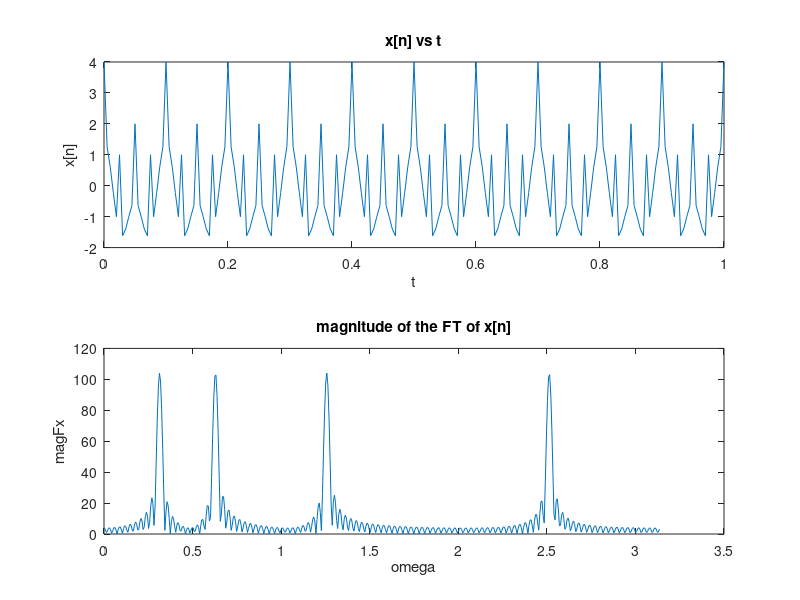

The MATLAB script that drew this image: (Note: this script raises an error after producing the figure.)
% Assignment 3
% Luiz Medeiros;

%% 1 Exercises with known Functions;
clear,close all,clc;
fs=200; % our sampling frequency Fs=200Hz;
f0=10; % our fundamental frequency from the function x is 10Hz;
t=0:1/fs:1; % the respective time, calculated with a period 1/fs;
w=2*pi*f0;
x=cos(w*t)+cos(2*w*t)+cos(4*w*t)+cos(8*w*t);
nfft=1024;
f=(0:nfft/2-1)*fs/nfft;
om=2*pi*f/fs;
fx=fft(x,nfft);
magFx=abs(fx(1:nfft/2));
subplot(2,1,1),plot(t,x),title('x[n] vs t'),xlabel('t'),ylabel('x[n]'),
subplot(2,1,2),plot(om,magFx),title('magnitude of the FT of x[n]'),ylabel('magFx'),
xlabel('omega');
zoom xon;

% b
N=3;
[C,L]=wavedec(x,N,'db4');
% LL=fft(C(1:201),nfft);
% magLL=abs(LL(1:nfft/2));
% figure,
% plot(om,magLL);
% length(LL)
beginPoint=1;
endPoint=1;
begin=1;
figure;
FY=[];
sr=fs;
for k=1:N+1
    endPoint=beginPoint+L(k)-1;
    wc(k)={C(beginPoint:endPoint)};
    d=cell2mat(wc(k));
    fd=fft(d,nfft);
    afd=abs(fd(1:nfft/2+1));
    FY=[FY afd]; % This is an improvised way of saving The result into a variable
    % to later graph the overall reconstruction result of the signal. 
    % time(k)={[0:
    beginPoint=endPoint+1;
    if k<2
        p=N
    else
        p=p-1;
    end
    t=(0:L(k)-1)/sr/2^p;
    f=(0:nfft/2)/nfft*sr/2^p;
    subplot(N+1,2,2*k-1),plot(t,d)
    subplot(N+1,2,2*k),plot(f,afd)
end
nfft2=length(FY);
f2=(0:nfft2-1)*fs/nfft2;
%om2=pi*f/fs;
om2=linspace(0,pi,length(FY))

%length(f)
figure,
plot(om2,FY);
fy=fft(FY);
length(fy)
t2=linspace(0,1,length(fy));
figure,plot(t2,fy);
a=find(FY(1,:)>32);
b=zeros(1,length(FY));

for k=1:length(a)
    b(1,a(1,k))=FY(1,a(1,k));
    
end
figure,
plot(om2,b);
figure,plot(om2,b);

%% c
t=0:1/fs:1; % the respective time, calculated with a period 1/fs;
xRec=waverec(C,L,'db4');
figure,plot(t,xRec);
% By comparing the current plot with the one in figure 1 we are able to 
% see that the signals match and the algorithm does a very good job in 
% reconstructing the signal. 

%% problem 2
clear,close all,clc;
nfft=256;
fs=200;
[LO_D,HI_D,LO_R,HI_R]=wfilters('db4');
L=length(LO_D);
h=[LO_D',HI_D',LO_R',HI_R'];
H=fft(h,nfft);
absH=abs(H(1:nfft/2+1,:));

f=[0:nfft/2]/nfft*fs;

figure,
subplot(2,1,1),hold,
subplot(2,1,2),hold,
col='brgm';
for k=1:4
    subplot(2,1,1), plot(h(:,k), col(k)),title('DB Name= Db4'),xlabel('samples'),ylabel('filter values')
    subplot(2,1,2), plot(f,absH(:,k),col(k)),xlabel('f Hz'),ylabel('absH')
end
subplot(2,1,1), legend('LO_D', 'HI_D', 'LO_R', 'HI_R'),
subplot(2,1,2), legend('LO_D', 'HI_D', 'LO_R', 'HI_R');
%subplot(2,1,2),plot(f,absH(:,:));
% figure,
% subplot(2,1,1), plot(h(:,2), col(2)),title('DB Name= Db4'),xlabel('samples'),ylabel('filter values')
% subplot(2,1,2), plot(f,absH(:,2),col(2)),xlabel('f Hz'),ylabel('absH')

%% exercise 3
% e

clear; clc; close all;
%load scfn and wlt for db8.
load scfnL3db8    %scfnL3db3 % here we are loading the stored variables;
load wltL3db8    %wltL3db3     
M=length(wlt);  % here we are extracting the length of the signal or number of samples
%let the wavelet and scfn be of 50 ms duration
sr=M/50*10^3;   % Fs= sampling frequency= 1/T, where T=sampling period=50ms. sr=Fs;
%generate a toy signal from linear combinations of the scn
n=20;
cf=randn(1,n); % Here we are creating a random number array of 20. 
t=[0:1/sr:4]'; % by utilizing the given sampling rate sr, we split  a total time 
% of 4 seconds into our sampling period, 1/sr;
lx=length(t);
tr=[1:n]*M;
x=zeros(lx,1); % create an x array of zeros as big as our respective sample # 
for k=1:n
    x(tr(k):tr(k)+M-1)=x(tr(k):tr(k)+M-1)+cf(k)*scfn;   % Creating a signal based on randomizing the 
    % wavelets functions achieved from the previous exercise. 
end

figure
plot(t,x),title('Random Wavelet based signal'),xlabel('t,time'),ylabel('x');
dbname='db8';  % Daubechis 8 
nfft=1024; % Defining an nfft to perform the fft . 
fx=fft(x,nfft);% performing the fft 
afx=abs(fx(1:nfft/2+1));  % achieving absolute value of the fft ; 
f=(0:nfft/2)/nfft*sr; % defining the discrete frequency domain based on the nfft point DFT. 
fgn=1 % figure iteration number. 
figure(fgn)
subplot(211),plot(t,x), title ('random sig x vs t '),
subplot(212),plot(f,afx),title('abs value of the fft of x'),xlabel('f'),ylabel('abs(X)');
N=3; % filter level to decimate waves. 
[C,L]=wavedec(x,N,dbname); % Decimation of waves. returning values and coefficients to variables C and L
begin=1;
fgn=fgn+1; % incrementing the figure counter
figure(fgn)
str='';

for k=1:N+1
fin=begin+L(k)-1;
wc(k)={C(begin:fin)}; % Allocating the respective decimated signal to separate cells 
d=cell2mat(wc(k)); %placing the cells in one variable. 
fd=fft(d,nfft); % taking the fft of the cell with the decimated signals. 
afd=abs(fd(1:nfft/2+1)); % Now the absolute value of the function. 
begin=fin+1;
if k<2
    p=N % in the case we are going through our first iteration , we set p to level 3
else
    p=p-1;
end
t=(0:L(k)-1)/(sr/2^p); % creating the appropriate time domain. 
f=(0:nfft/2)/nfft*sr/2^p; %frequency representation. 
figure(fgn)

str=num2str(k);
subplot(N+1,2,2*k-1),plot(t,d),title(['decimated signal x ',str]) % ploting the raw value of the decimated portion of the function 
subplot(N+1,2,2*k),plot(f,afd),title(['decimated abs of the fft of x ',str]) % plotting the abs value of the same.  
end 
wx=ndwt(x,N,dbname,'mode','per'); % a struct with all of the pertaining information
% of a non dcimated transform.This includes: 
% level , N, signal , x, decimation algorithm name, dbname, mode, and
t=0:1/sr:4;
f=(0:nfft/2)/nfft*sr;
%a=indwt(wx,'a',0);
d4=indwt(wx,'d',4); % inverse the decimation by level 
d3=indwt(wx,'d',3);
d2=indwt(wx,'d',2);
d1=indwt(wx,'d',1);
 unc=[d1 d2 d3 d4];
 xx=sum(unc,2); % summing the inverse of the decimated signal. 
 recer=x-xx; % checking the difference between original signal and attained inversely decimate signal.
 figure
 plot(xx), title('inversely decimated x')
 hold
 pause
 plot(x,'r'), title('original x signal'),
 plot(recer,'g','LineWidth',2),title('difference between the two different xs');
 func=fft(unc,nfft); % going through the fft algorithm of the inverse operation. 
 afunc=abs(func(1:nfft/2+1,:));
 figure
 for k=1:N+1
     subplot(N+1,2,2*k-1), plot(t,unc(:,k))
     subplot(N+1,2,2*k),plot(f,afunc(:,k))
 end 
 %comparisons
 d=cell2mat(wc(1));
 figure
 subplot(211),stem(d(1:600))
 subplot(212), stem(tr/8+37,cf) % stem plot of the signal. 
 figure
 plot(t,x),title( 'original signal'),
 hold
 pause,figure, % I added the figure command because it is easier to just add it 
 % as another figure to view next to the original signal. 
 plot(t,unc(:,N+1),'r') % plot of the signal after gone through decimation and inverse decimation. 

%% 4. 
% Medeiros: db1,db6;

clear; clc; close all;
%load scfn and wlt for db8.
load scfnL3db6    %scfnL3db1 % here we are loading the stored variables;
load wltL3db6    %wltL3db1  % These were previously calculated and stored db1 waves    
load EEG4wlt;
M=length(wlt);  % 
sr=256;   % Fs= sampling frequency= 1/T, where T=sampling period=50ms. sr=Fs;
% This is more than sufficient to sample the given signal. 

t=[1/sr:1/sr:(length(x)/sr)]'; % by utilizing the given sampling rate sr, we split  a total time 
% time=sapmles/sampling rate=3600 second=60 minutes= 1hr. 
lx=length(t);

figure
plot(t,x),title('EEG Signal'),xlabel('t,time'),ylabel('x');
dbname='db6';  % Daubechis 8 
nfft=1024; % Defining an nfft to perform the fft . 
fx=fft(x,nfft);% performing the fft 
afx=abs(fx(1:nfft/2+1));  % achieving absolute value of the fft ; 
f=(0:nfft/2)/nfft*sr; % defining the discrete frequency domain based on the nfft point DFT. 
fgn=1 % figure iteration number. 
figure(fgn)
subplot(211),plot(t,x), title ('EEG sig x vs t '),
subplot(212),plot(f,afx),title('abs value of the fft of x'),xlabel('f'),ylabel('abs(X)');
N=3; % filter level to decimate waves. 
[C,L]=wavedec(x,N,dbname); % Decimation of waves. returning values and coefficients to variables C and L
begin=1;
fgn=fgn+1; % incrementing the figure counter
figure(fgn)
str='';
for a=1:3
for k=1:N+1
fin=begin+L(k)-1;
wc(a*k,:)={C(begin:fin)}; % Allocating the respective decimated signal to separate cells 
d=cell2mat(wc(a*k)); %placing the cells in one variable. 
fd=fft(d,nfft); % taking the fft of the cell with the decimated signals. 
afd=abs(fd(1:nfft/2+1)); % Now the absolute value of the function. 
begin=fin+1;
if k<2
    p=N % in the case we are going through our first iteration , we set p to level 3
else
    p=p-1;
end
t=(0:L(k)-1)/(sr/2^p); % creating the appropriate time domain. 
f=(0:nfft/2)/nfft*sr/2^p; %frequency representation. 
figure(fgn)

str=num2str(k);
subplot(N+1,2,2*k-1),plot(t,d),title(['decimated signal x ',str,'N is ',num2str(N)]) % ploting the raw value of the decimated portion of the function 
subplot(N+1,2,2*k),plot(f,afd),title(['decimated abs of the fft of x ',str,'N is ',num2str(N)]) % plotting the abs value of the same.  

end 
fgn=fgn+1;
N=N+1;
end

